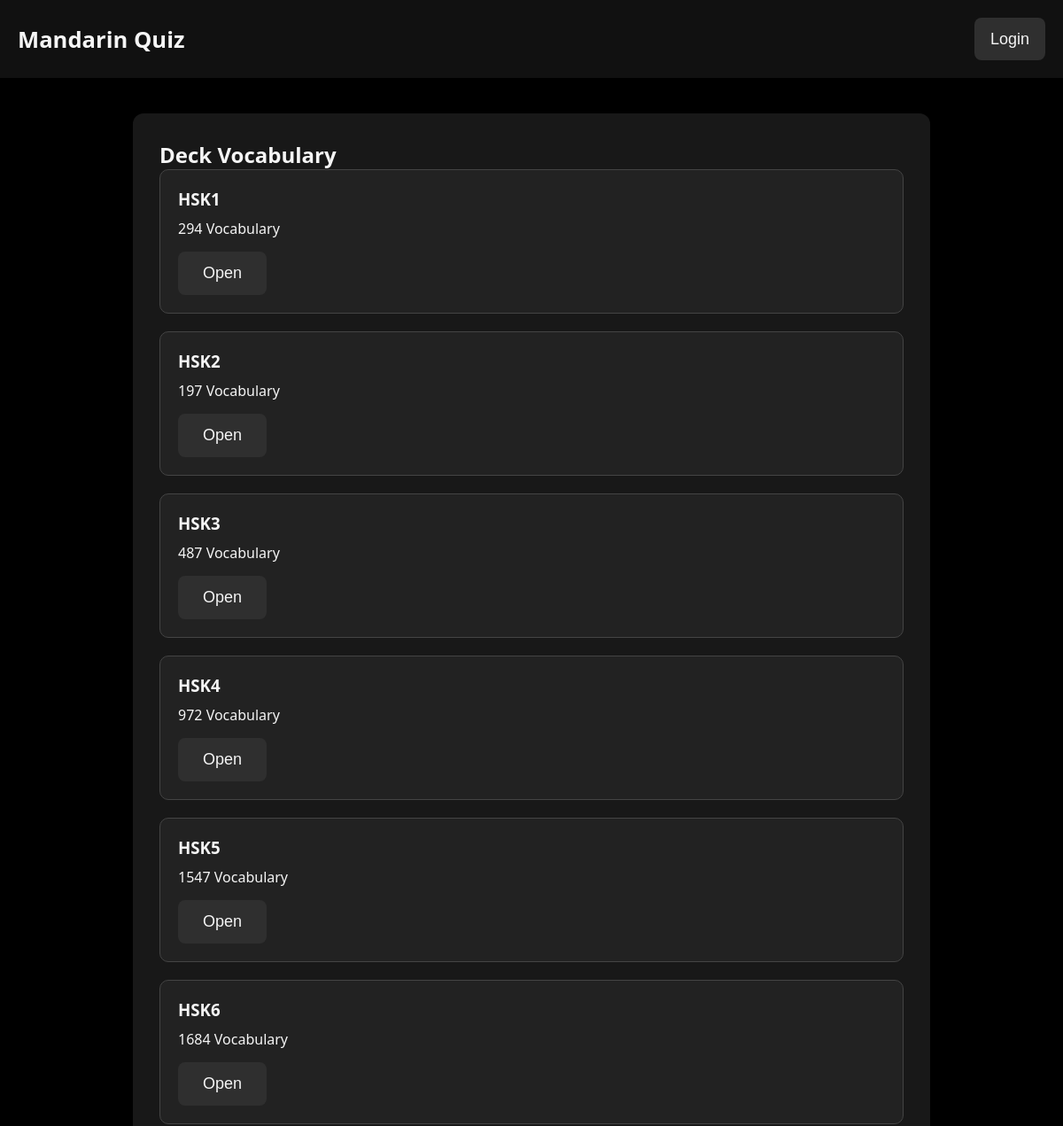
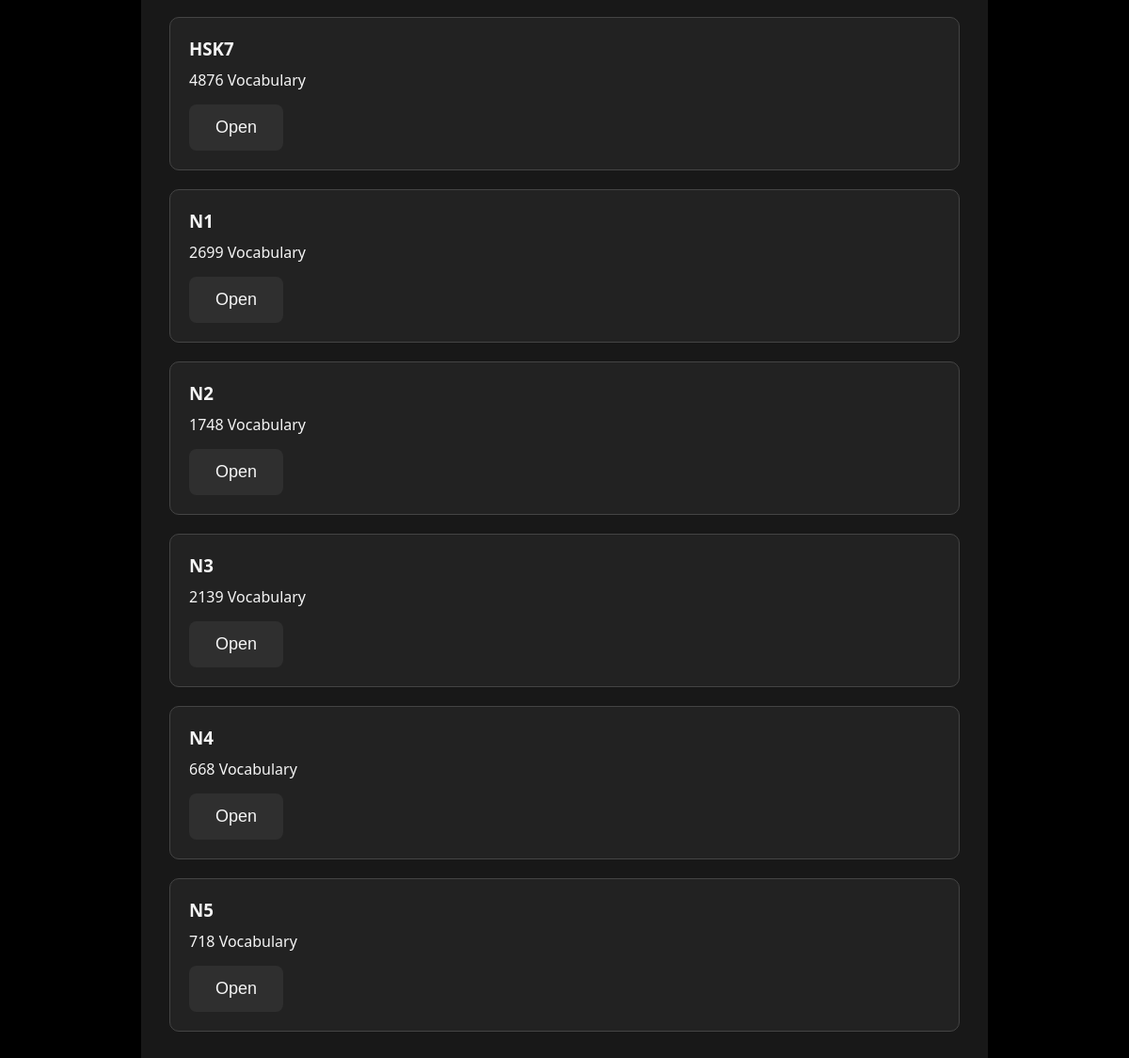
The page / on the database its author committed (2 pictures, top to bottom).
### database/models.py (models this page shows, shortened)
class Deck(models.Model):
    name = models.CharField(max_length=50, unique=True)
    description = models.TextField(blank=True)
    stage_size = models.PositiveIntegerField(default=20)
    mastery_target = models.PositiveIntegerField(default=80)

### database/views.py (the view)
# urls.py: 2. Add a URL to urlpatterns:  path('', views.home, name='home')
def home(request):
    decks = Deck.objects.all()
    return render(request, "home.html", {"decks": decks, "user": request.user})

### templates/home.html (shortened to what this page needs)
{% extends "base.html" %}
{% block content %}
<h2>Deck Vocabulary</h2>
{% if decks %}
    {% for deck in decks %}
        <div class="deck-card">
            <h3>{{ deck.name }}</h3>
            <p>
                {{ deck.vocabularies.count }}
                Vocabulary
            </p>
            <a
                href="{% url 'deck_detail' deck.id %}">
                <button>
                    Open
                </button>
            </a>
        </div>
    {% endfor %}
{% else %}
    <p>
        No decks.
    </p>
{% endif %}
{% endblock %}

### static/css/style.css (style rules this page uses)
* { margin:0; padding:0; box-sizing:border-box; }
body { font-family:Segoe UI,sans-serif; min-height:100vh; background:#000000; color:#f5f5f5; position:relative; overflow-x:hidden; }
button { cursor:pointer; border:none; background:#2f2f2f; color:#f5f5f5; padding:14px 28px; border-radius:8px; font-size:18px; min-height:48px; }
.deck-card { border:1px solid #444444; border-radius:10px; padding:20px; margin-bottom:20px; background:#222222; }
.deck-card h3 { margin-bottom:10px; }
.deck-card p { margin-bottom:15px; }

### rows shown on the page
Deck: name "HSK1", vocabularies.count "294"
Deck: name "HSK2", vocabularies.count "197"
Deck: name "HSK3", vocabularies.count "487"
Deck: name "HSK4", vocabularies.count "972"
Deck: name "HSK5", vocabularies.count "1547"
Deck: name "HSK6", vocabularies.count "1684"
Deck: name "HSK7", vocabularies.count "4876"
Deck: name "N1", vocabularies.count "2699"
Deck: name "N2", vocabularies.count "1748"
Deck: name "N3", vocabularies.count "2139"
Deck: name "N4", vocabularies.count "668"
Deck: name "N5", vocabularies.count "718"
